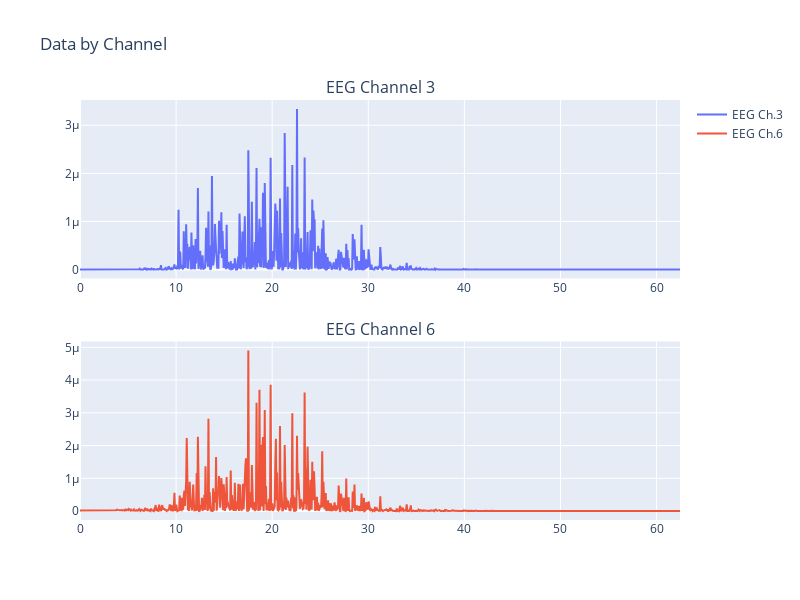

The notebook cell saved with this chart:
### Code cell
# plot
versions = ['pick-chns', 'all-chns-in-one', 'chn-grid', 'fq', 'fq-old', 'test-fft']

S1.plot(ver=versions[3], chns=[3, 6])

### Figure 1 — Plotly figure (JSON) as saved in the notebook; plotly's stock layout.template omitted (floating-point values rounded to 4 significant figures; data arrays with more than 128 entries replaced by an {"elided": "..."} marker saying what was removed)
{"data": [{"mode": "lines", "name": "EEG Ch.3", "type": "scatter", "x": {"elided": "1024 float values"}, "xaxis": "x", "y": {"elided": "1024 float values"}, "yaxis": "y"}, {"mode": "lines", "name": "EEG Ch.6", "type": "scatter", "x": {"elided": "1024 float values"}, "xaxis": "x2", "y": {"elided": "1024 float values"}, "yaxis": "y2"}], "layout": {"annotations": [{"font": {"size": 16}, "showarrow": false, "text": "EEG Channel 3", "x": 0.5, "xanchor": "center", "xref": "paper", "y": 1, "yanchor": "bottom", "yref": "paper"}, {"font": {"size": 16}, "showarrow": false, "text": "EEG Channel 6", "x": 0.5, "xanchor": "center", "xref": "paper", "y": 0.425, "yanchor": "bottom", "yref": "paper"}], "height": 600, "title": {"text": "Data by Channel"}, "width": 800, "xaxis": {"anchor": "y", "domain": [0, 1]}, "xaxis2": {"anchor": "y2", "domain": [0, 1]}, "yaxis": {"anchor": "x", "domain": [0.575, 1]}, "yaxis2": {"anchor": "x2", "domain": [0, 0.425]}}}
